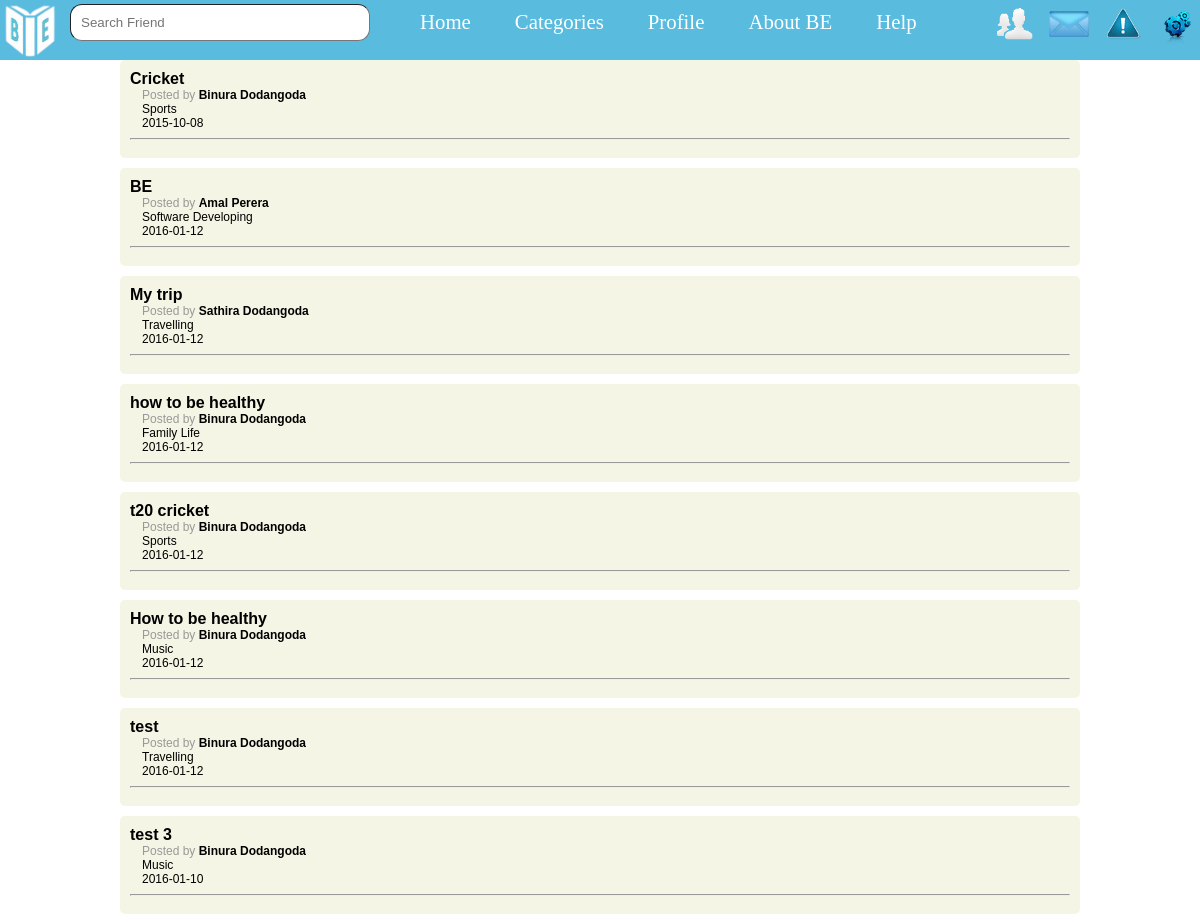
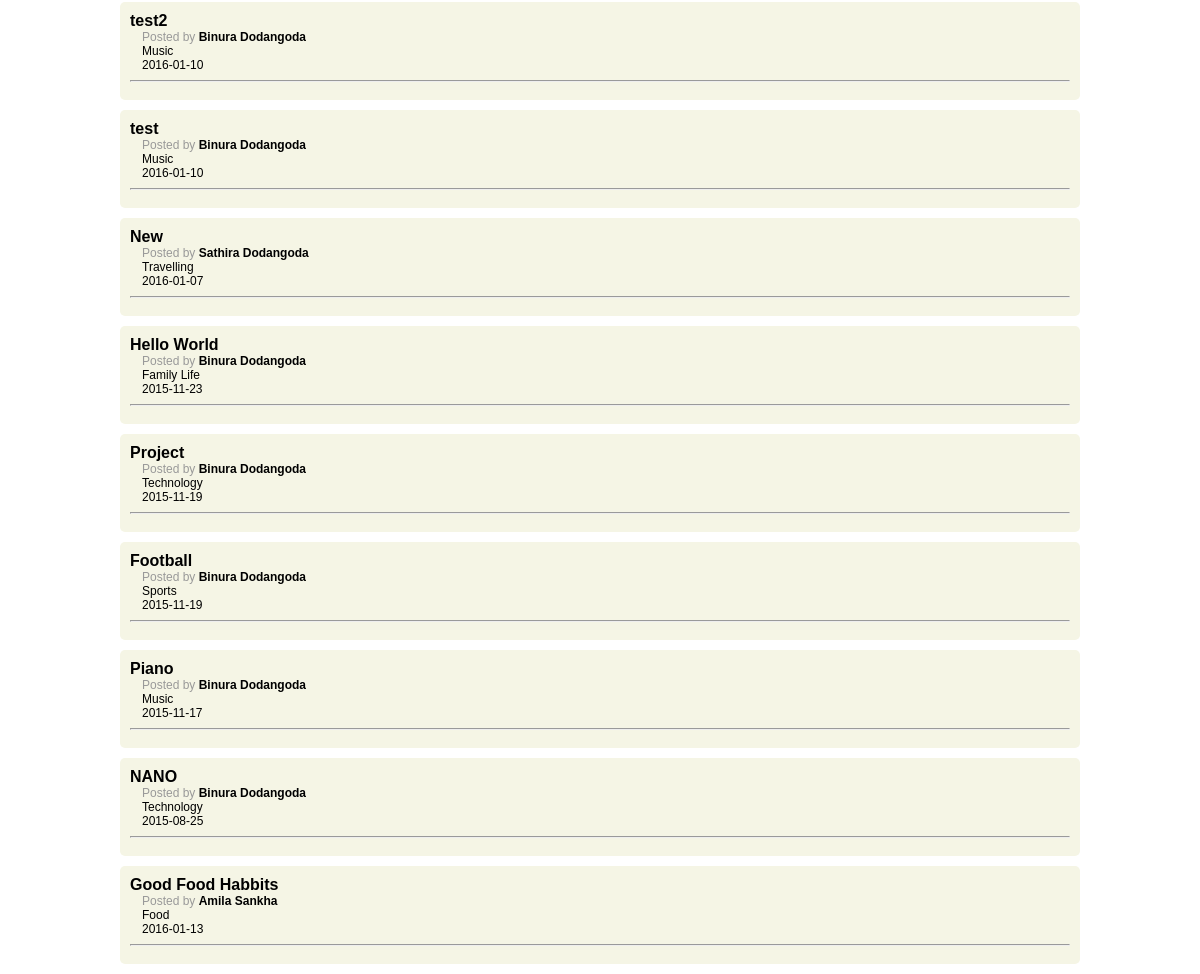
The page /php/homePage.php (signed in) on the database its author committed (2 pictures, top to bottom).
### tables this page shows
CREATE TABLE IF NOT EXISTS `story` (
  `Story_ID` int(10) NOT NULL AUTO_INCREMENT,
  `Title` varchar(50) NOT NULL,
  `Body` varchar(2500) NOT NULL,
  `Category_ID` int(2) NOT NULL,
  `Type` varchar(2) NOT NULL,
  `Publish_Date` date NOT NULL,
  `Author_ID` int(6) NOT NULL,
  `Like_Count` int(4) NOT NULL,
  `Dislike_Feed` int(4) NOT NULL,
  `lastUpdate` datetime NOT NULL,
  `view` int(1) NOT NULL DEFAULT '1',
  PRIMARY KEY (`Story_ID`),
  KEY `Author_ID` (`Author_ID`),
  KEY `Category` (`Category_ID`)
);

CREATE TABLE IF NOT EXISTS `registered_user` (
  `Registation_ID` int(6) NOT NULL AUTO_INCREMENT,
  `User_Level` int(1) NOT NULL,
  `First_Name` varchar(25) NOT NULL,
  `Last_Name` varchar(25) NOT NULL,
  `Email_Address` varchar(50) NOT NULL,
  `Password` varchar(100) NOT NULL,
  `Reg.date` date NOT NULL,
  `Profpic` varchar(10) NOT NULL,
  `Gender` varchar(1) NOT NULL,
  `Status` varchar(10) DEFAULT 'None',
  `DOB` date NOT NULL,
  `City` varchar(15) DEFAULT 'None',
  `ip` varchar(15) NOT NULL,
  `lastLogin` datetime NOT NULL,
  `loginStatus` tinyint(1) NOT NULL,
  PRIMARY KEY (`Registation_ID`),
  UNIQUE KEY `Email_Address` (`Email_Address`),
  KEY `Registation_ID` (`Registation_ID`)
);

CREATE TABLE IF NOT EXISTS `category` (
  `Category_ID` int(2) NOT NULL AUTO_INCREMENT,
  `Category_Title` varchar(25) NOT NULL,
  `Admin_ID` int(6) NOT NULL,
  PRIMARY KEY (`Category_ID`),
  KEY `Admin_ID` (`Admin_ID`)
);

### php/homePage.php (the view, shortened to what this page needs)
<?php
if (isset($_SESSION['login'])) {
    $id = $_SESSION['id'];
} else {
    header('Location: ../index.html');
    exit();
}
?>
<html>
    <head>
        <link href="../css/catstyle.css" type="text/css" rel="stylesheet">
    </head>
    <body>
    </body>
</html>
<?php
include_once './databaseConnection.php';
include_once("template_top.php");
$sql1 = "SELECT s.Story_ID, s.Category_ID from story s WHERE (s.Author_ID = ANY(SELECT f.F_Registation_ID FROM friend_add f JOIN registered_user r ON f.F_Registation_ID = r.Registation_ID WHERE Confirmation = 1 and f.Registation_ID = $id and r.User_Level = 1 and s.Type != 'pr') OR s.Author_ID = $id) and s.view = 1 ORDER BY lastUpdate DESC;";
$query1 = mysqli_query($con, $sql1);
if ($query1) {
    $i = 0;
    while ($row = mysqli_fetch_assoc($query1)) {
        $storyID = $row["Story_ID"];
        $catID = $row["Category_ID"];
        $storyDetails = "SELECT * FROM registered_user INNER JOIN story ON registered_user.Registation_ID=story.Author_ID WHERE Story_ID= '$storyID';";
        $sqlstoryDetails = mysqli_query($con, $storyDetails);
        $sqlFindCat = "SELECT Category_Title FROM category WHERE Category_ID = $catID";
        $queryFindCat = mysqli_query($con, $sqlFindCat);
        $runStory = mysqli_fetch_assoc($sqlstoryDetails);
        $resFindCat = mysqli_fetch_assoc($queryFindCat);
        $authorID = $runStory["Registation_ID"];
        $author = $runStory['First_Name'] . ' ' . $runStory['Last_Name'];
        $title = $runStory['Title'];
        $publishDate = $runStory['Publish_Date'];
        $catName = $resFindCat["Category_Title"];
        echo "<main id='acc'>
                <section id='item." . $i . "'>
                <a href='#item." . $i . "' style='font-family:Verdana, Geneva, sans-serif' onclick =viewStory($storyID)><b>" . $title . "</b></a>
                <div id='postDet'>Posted by <b><a href='friendProfile.php?u=$authorID'>" . $author . "</a></b><br><a href='StoryCategoryPage.php?cid=$catID'>".$catName."</a><br><a>".$publishDate."</a></br></div>
                <hr/>
                </section>
                </main>";
        $i++;
    }
}

### css/catstyle.css (style rules this page uses)
#acc { background-color: #f5f5e5; border-radius: 5px; height: auto; margin-bottom: 10px; margin-left: auto; margin-right: auto; padding: 10px; width: 940px; }
#acc section a { color:black; text-decoration:none; }
#postDet { font-family:Verdana, Geneva, sans-serif; padding-left:1em; font-size:12px; color:#999; font-weight:100; }

### css/stylesheet.css (style rules this page uses)
body { margin: 0; padding: 0; overflow-x: hidden; }
a { color: #fff; text-decoration: none; }

### rows shown on the page
story: Title "Cricket", Author_ID.Last_Name "Binura Dodangoda", Category_ID.Category_Title "Sports", Publish_Date "2015-10-08"
story: Title "BE", Author_ID.Last_Name "Amal Perera", Category_ID.Category_Title "Software Developing", Publish_Date "2016-01-12"
story: Title "My trip", Author_ID.Last_Name "Sathira Dodangoda", Category_ID.Category_Title "Travelling", Publish_Date "2016-01-12"
story: Title "how to be healthy", Author_ID.Last_Name "Binura Dodangoda", Category_ID.Category_Title "Family Life", Publish_Date "2016-01-12"
story: Title "t20 cricket", Author_ID.Last_Name "Binura Dodangoda", Category_ID.Category_Title "Sports", Publish_Date "2016-01-12"
story: Title "How to be healthy", Author_ID.Last_Name "Binura Dodangoda", Category_ID.Category_Title "Music", Publish_Date "2016-01-12"
story: Title "test", Author_ID.Last_Name "Binura Dodangoda", Category_ID.Category_Title "Travelling", Publish_Date "2016-01-12"
story: Title "test 3", Author_ID.Last_Name "Binura Dodangoda", Category_ID.Category_Title "Music", Publish_Date "2016-01-10"
story: Title "test2", Author_ID.Last_Name "Binura Dodangoda", Category_ID.Category_Title "Music", Publish_Date "2016-01-10"
story: Title "test", Author_ID.Last_Name "Binura Dodangoda", Category_ID.Category_Title "Music", Publish_Date "2016-01-10"
story: Title "New", Author_ID.Last_Name "Sathira Dodangoda", Category_ID.Category_Title "Travelling", Publish_Date "2016-01-07"
story: Title "Hello World", Author_ID.Last_Name "Binura Dodangoda", Category_ID.Category_Title "Family Life", Publish_Date "2015-11-23"
story: Title "Project", Author_ID.Last_Name "Binura Dodangoda", Category_ID.Category_Title "Technology", Publish_Date "2015-11-19"
story: Title "Football", Author_ID.Last_Name "Binura Dodangoda", Category_ID.Category_Title "Sports", Publish_Date "2015-11-19"
story: Title "Piano", Author_ID.Last_Name "Binura Dodangoda", Category_ID.Category_Title "Music", Publish_Date "2015-11-17"
story: Title "NANO", Author_ID.Last_Name "Binura Dodangoda", Category_ID.Category_Title "Technology", Publish_Date "2015-08-25"
story: Title "Good Food Habbits", Author_ID.Last_Name "Amila Sankha", Category_ID.Category_Title "Food", Publish_Date "2016-01-13"
